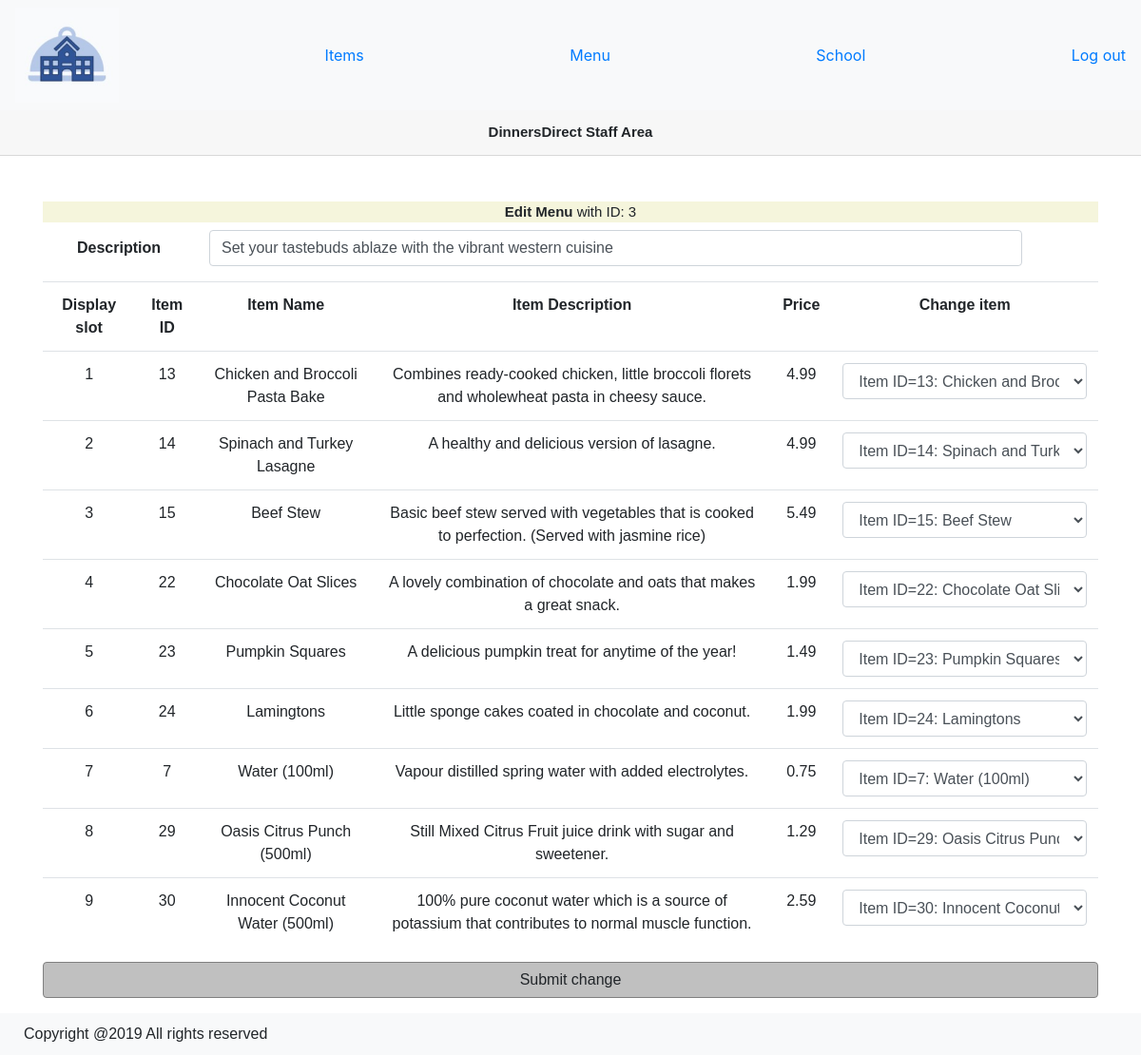
Page /public/staff/menu_edit.php?id=3 (signed in) on the committed database.
### tables this page shows
CREATE TABLE list_of_menus (
                      menu_id int(10) UNSIGNED NOT NULL AUTO_INCREMENT,
                      menu_name varchar(100) NOT NULL,
                      menu_description text NOT NULL,
                      visibility smallint default 1,
                      last_update TIMESTAMP NOT NULL DEFAULT CURRENT_TIMESTAMP ON UPDATE CURRENT_TIMESTAMP,
                      PRIMARY KEY (menu_id)
);

CREATE TABLE display_menu (
  menu_id int(10) UNSIGNED NOT NULL,
  display_id int(10) UNSIGNED NOT NULL,
  item_id int(10) UNSIGNED NOT NULL,
  last_update TIMESTAMP NOT NULL DEFAULT CURRENT_TIMESTAMP  ON UPDATE CURRENT_TIMESTAMP,
  PRIMARY KEY(menu_id, display_id, item_id),
  FOREIGN KEY(menu_id) REFERENCES list_of_menus(menu_id) ON DELETE RESTRICT ON UPDATE CASCADE,
  FOREIGN KEY(item_id) REFERENCES item(item_id) ON DELETE RESTRICT ON UPDATE CASCADE
);

CREATE TABLE item (
  item_id int(10) UNSIGNED NOT NULL AUTO_INCREMENT,
  item_image text NOT NULL,
  item_name text NOT NULL,
  item_price double(10,2) UNSIGNED NOT NULL,
  item_description text NOT NULL,
  last_update TIMESTAMP NOT NULL DEFAULT CURRENT_TIMESTAMP  ON UPDATE CURRENT_TIMESTAMP,
  PRIMARY KEY(item_id)
);

### private/functions.php (called while the page is built, shortened)
<?php
function test_input($user_input) {
    $user_input = trim($user_input);
    $user_input = stripslashes($user_input);
    $user_input = htmlspecialchars($user_input);
    return $user_input;
};
function get_all($db, $table_name) {
    $query = "SELECT * FROM $table_name";
    $data = mysqli_query($db, $query);
    return $data;
}
function get_specific_data ($db, $specific_field, $user_input, $table_name, $field_name) {
    $user_input = test_input($user_input);
    $query = "SELECT $specific_field FROM $table_name WHERE $field_name = '$user_input'";
    $result = mysqli_query($db, $query);
    if (mysqli_num_rows($result) == 1) {
        $data = mysqli_fetch_assoc($result);
    }
    elseif (mysqli_num_rows($result) > 1){
        $data = convert_sql_result_to_array($result);
    } else {
        $data = false;
    }
    return $data;
}
function get_data($db, $user_input, $table_name, $field_name) {
    $data = get_specific_data($db, '*', $user_input, $table_name, $field_name);
    return $data;
}
function get_menu ($db, $menu_id) {
    $query = "SELECT * FROM display_menu JOIN item USING (item_id) WHERE menu_id = '$menu_id'";
    $result = mysqli_query($db, $query);
    $data = [];
    while($row = mysqli_fetch_assoc($result)) {
        array_push($data,$row);
    }
    return $data;
}
?>

### public/staff/menu_edit.php (the view, shortened to what this page needs)
<?php require_once($_SERVER['DOCUMENT_ROOT'] . "/COMP0034_GroupK/private/initialize.php"); ?>
<?php
if (!isset($_SESSION["staff_credential"])) {
    redirect_to(url_for('/staff/index.php'));
}else {require_once('staff_header.php');
$menu_id = test_input($_GET['id'] ?? '1');
$menu_info = get_data($db, $menu_id, 'list_of_menus', 'menu_id');
$menu_data = get_menu($db, $menu_id);
$all_items_sql = get_all($db, 'item');
$all_items = array();
while($item = mysqli_fetch_assoc($all_items_sql)) {
    array_push($all_items,$item);
}
?>
<div class="container text-center">
    <header><strong>Edit Menu</strong> with ID: <?php echo $menu_id;?></header>
    <form method="post" action="">
        <div class="form-group row">
            <label class="col-md-2 col-form-label"><strong>Description</strong></label>
            <input name="menu_description" id="menu_description" type="text" class="form-control col-md-9" value="<?php echo $menu_info['menu_description'];?>">
        </div>
        <table class="table table-responsive">
            <tr>
                <th class='font-weight-bolder'>Display slot</th>
                <th class='font-weight-bolder'>Item ID</th>
                <th class='font-weight-bolder'>Item Name</th>
                <th class='font-weight-bolder'>Item Description</th>
                <th class='font-weight-bolder'>Price</th>
                <th class='font-weight-bolder'>Change item</th>
            </tr>
            <?php for ($i = 0; $i < count($menu_data); $i++) {?>
                <tr>
                    <td><?php echo $menu_data[$i]['display_id'];?></td>
                    <td><?php echo $menu_data[$i]['item_id'];?></td>
                    <td><?php echo $menu_data[$i]['item_name'];?></td>
                    <td><?php echo $menu_data[$i]['item_description'];?></td>
                    <td><?php echo $menu_data[$i]['item_price'];?></td>
                    <td>
                        <select  name="display_slot<?php echo $menu_data[$i]['display_id'];?>" class="form-control">
                            <?php for($j = 0; $j < count($all_items); $j++) {
                                if($all_items[$j]['item_id'] == $menu_data[$i]['item_id']) {?>
                                    <option selected="selected" value="<?php echo $all_items[$j]['item_id'];?>"><?php echo "Item ID=" . $all_items[$j]['item_id'] . ": " . $all_items[$j]['item_name'];?></option>
                                <?php }else { ?>
                                    <option value="<?php echo $all_items[$j]['item_id'];?>"><?php echo "Item ID=" . $all_items[$j]['item_id'] . ": " . $all_items[$j]['item_name'];?></option>
                                <?php } ?>
                            <?php }?>
                        </select>
                    </td>
                </tr>
            <?php }?>
        </table>
        <div class="form-group">
            <button class="btn-block button2" type="submit">Submit change</button>
        </div>
    </form>
</div>
<?php require_once('staff_footer.php');}?>

### public/stylesheets/dinnersDirect.css (style rules this page uses)
header { background-color: beige; font-size: 15px; font-family: helvetica; }
.button2 { font-weight: 400; color: #212529; text-align: center; vertical-align: middle; -webkit-user-select: none; -moz-user-select: none; -ms-user-select: none; user-select: none; padding: 0.375rem 0.75rem; font-size: 1rem; line-height: 1.5; border-radius: 0.25rem; transition: color 0.15s ease-in-out, background-color 0.15s ease-in-out, border-color 0.15s ease-in-out, box-shadow 0.15s ease-in-out; background-color: silver; border: 1px solid grey; }
body { min-height: 100%; }
h1, h5, .container, .container-fluid, label { font-family: Helvetica !important; }

### rows in the picture
list_of_menus: menu_description "Set your tastebuds ablaze with the vibrant western cuisine"
display_menu: display "1", item "13", item.item_name "Chicken and Broccoli Pasta Bake", item.item_description "Combines ready-cooked chicken, little broccoli florets and wholewheat pasta in cheesy sauce.", item.item_price "4.99", item+display "Item ID=13: Chicken and Broccoli Pasta Bake"
display_menu: display "2", item "14", item.item_name "Spinach and Turkey Lasagne", item.item_description "A healthy and delicious version of lasagne.", item.item_price "4.99", item+display "Item ID=14: Spinach and Turkey Lasagne"
display_menu: display "3", item "15", item.item_name "Beef Stew", item.item_description "Basic beef stew served with vegetables that is cooked to perfection. (Served with jasmine rice)", item.item_price "5.49", item+display "Item ID=15: Beef Stew"
display_menu: display "4", item "22", item.item_name "Chocolate Oat Slices", item.item_description "A lovely combination of chocolate and oats that makes a great snack.", item.item_price "1.99", item+display "Item ID=22: Chocolate Oat Slices"
display_menu: display "5", item "23", item.item_name "Pumpkin Squares", item.item_description "A delicious pumpkin treat for anytime of the year!", item.item_price "1.49", item+display "Item ID=23: Pumpkin Squares"
display_menu: display "6", item "24", item.item_name "Lamingtons", item.item_description "Little sponge cakes coated in chocolate and coconut.", item.item_price "1.99", item+display "Item ID=24: Lamingtons"
display_menu: display "7", item "7", item.item_name "Water (100ml)", item.item_description "Vapour distilled spring water with added electrolytes.", item.item_price "0.75", item+display "Item ID=7: Water (100ml)"
display_menu: display "8", item "29", item.item_name "Oasis Citrus Punch (500ml)", item.item_description "Still Mixed Citrus Fruit juice drink with sugar and sweetener.", item.item_price "1.29", item+display "Item ID=29: Oasis Citrus Punch (500ml)"
display_menu: display "9", item "30", item.item_name "Innocent Coconut Water (500ml)", item.item_description "100% pure coconut water which is a source of potassium that contributes to normal muscle function.", item.item_price "2.59", item+display "Item ID=30: Innocent Coconut Water (500ml)"

### other values in the picture
$menu_id "3"
